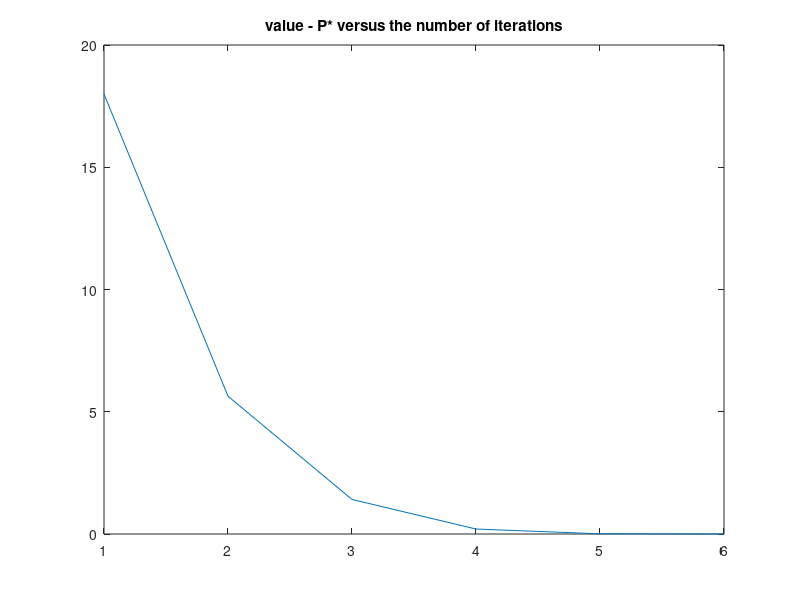

Recreate this plot in MATLAB. (Note: this script raises an error after producing the figure.)
%Linear Algebra term project problem3
x=[1 1]';     %initial value
stop=1e-6;    %stop error
MAXITE=10;    %maximum iteration rounds
alpha=0.3;   
beta=0.7;
vals=[];      %vals of function output 
for i=1:MAXITE
    func=exp(x(1)+2*x(2))+exp(x(1)-2*x(2))+exp(-x(1));  %function
    gra22=2*exp(x(1)+2*x(2))-2*exp(x(1)-2*x(2));
    gra24=4*exp(x(1)+2*x(2))+4*exp(x(1)-2*x(2));
    gra1=[func-2*exp(-x(1));gra22];                     %first order gradient
    gra2=[func gra22;gra22 gra24];                     %Hessians matrix
    newtonstep=-inv(gra2)*gra1;                        %newton step
    decrement=gra1'*inv(gra2)*gra1;                    %newton decrement
    %check stop criterion
    if decrement<2*stop
        break;
    end
    %backtracking line search
    t=1;                                         
    xtemp=x+t*newtonstep;
    val=exp(xtemp(1)+2*xtemp(2))+exp(xtemp(1)-2*xtemp(2))+exp(-xtemp(1));
    while(val>(func+alpha*t*gra1'*newtonstep))
        t=beta*t;
        xtemp=x+t*newtonstep;
        val=exp(xtemp(1)+2*xtemp(2))+exp(xtemp(1)-2*xtemp(2))+exp(-xtemp(1));
    end
    %update x
    x=x+t*newtonstep;
    vals=[vals func];
end
optimal=vals(1,i-1);                %optimal value
plot(1:i-1,vals(1:1:i-1)-optimal);
title('value - P* versus the number of iterations');
%cvx check
cvx_begin quiet
   variable a(2)
   func=exp(a(1)+2*a(2))+exp(a(1)-2*a(2))+exp(-a(1))
   minimize(func)
cvx_end
    